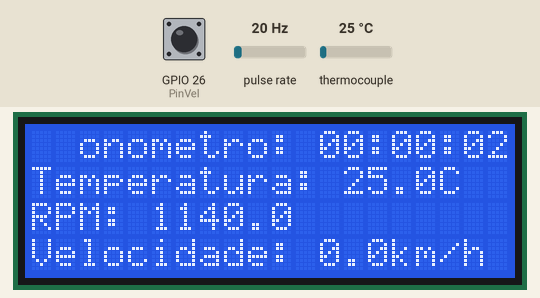
The sketch below on a simulated ESP32. Parts: 20×4 character LCD. Wiring (inferred from the names in the program): pulse sensor: data GPIO 25. The inputs (shaded band) are chosen by the test bench; at power-on: thermocouple 25 °C, GPIO 26 (PinVel) HIGH, pulse rate 20 Hz. Storage starts empty.

Above: at 2.8 s.
2.9 s: thermocouple set to 6 °C
At 4.4 s:
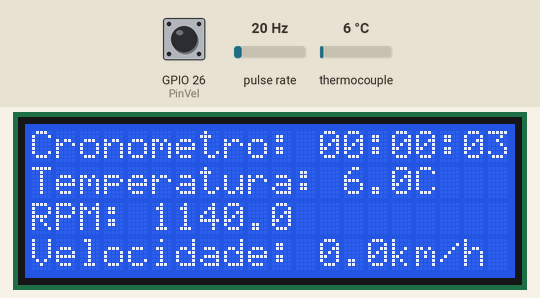
5.9 s: GPIO 26 (PinVel) pulled LOW for 0.15 s
At 7.4 s:
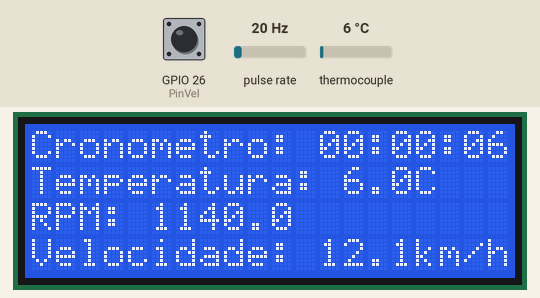
8.1 s: thermocouple set to 8 °C
At 9.4 s:
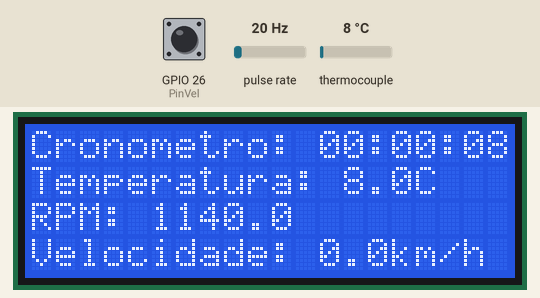
10.1 s: thermocouple set to 11 °C
At 11.4 s:
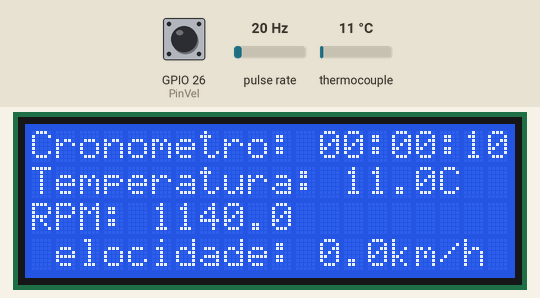
12.1 s: thermocouple set to 95 °C
At 13.3 s:
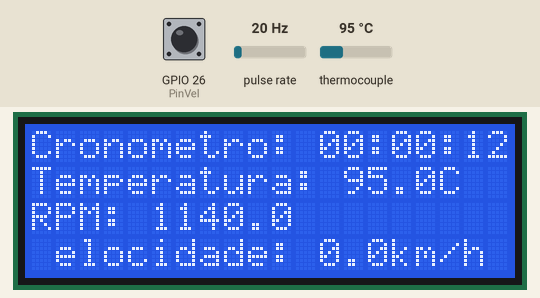
14.1 s: thermocouple set to 105 °C
At 15.4 s:
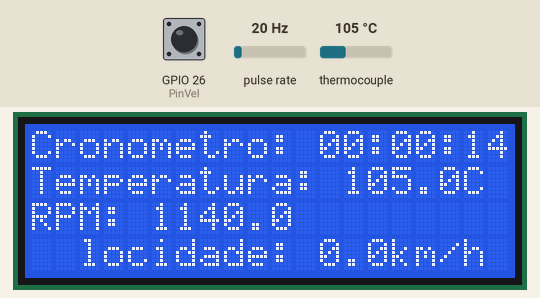
Timing chart, 0 to 17.1 s (numbered marks = the images above; inputs shaded):
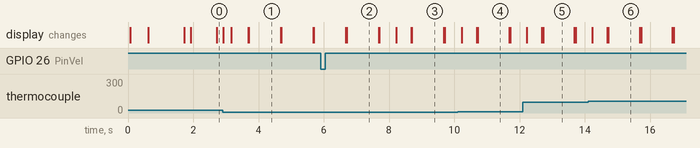

Measured:
- the behaviour switches between 9 and 10 °C on thermocouple (found by bisection; images 3 and 4)
- the behaviour switches between 99 and 100 °C on thermocouple (found by bisection; images 5 and 6)
- after the input at 5.9 s, the display: first changes after 0.78 s (image 2 shows a later state)
- after the input at 10.1 s, the display: first changes after 0.12 s (image 4 shows a later state)
- after the input at 14.1 s, the display: first changes after 0.12 s (image 6 shows a later state)
- what the display in image 1 shows lasts 1.0 s, from 3.7 s to 4.7 s

The sketch:

Indoor_24.ino
```cpp
#include "max6675.h"
#include <Wire.h>
#include <SPI.h>
#include <SD.h>
#include <LiquidCrystal_I2C.h>

// LCD I2C
LiquidCrystal_I2C lcd(0x27, 20, 4);

// Variáveis RPM e Velocidade
volatile int rpmcount = 0;
volatile int velcount = 0;
float rpm = 0;
float vel = 0;
float d = 0.5334;  // diâmetro da roda em metros

int PinRPM = 25;
int PinVel = 26;

// Termopar MAX6675
int thermoSO = 4;
int thermoCS = 2;
int thermoCLK = 15;
MAX6675 thermocouple(thermoCLK, thermoCS, thermoSO);

// Cronômetro
unsigned long startMillis = 0;
unsigned long lastCalcMillis = 0;
unsigned long lastDisplayMillis = 0;

// SD Card
const int chipSelect = 5;
File dataFile;
char filename[20];

// Funções de interrupção
void IRAM_ATTR rpm_fan() { rpmcount++; }
void IRAM_ATTR vel_fan() { velcount++; }

// Gera nome de arquivo único
void gerarNomeArquivo() {
  for (int i = 1; i < 100; i++) {
    sprintf(filename, "/dados_%02d.csv", i);
    if (!SD.exists(filename)) {
      dataFile = SD.open(filename, FILE_WRITE);
      if (dataFile) {
        dataFile.println("Tempo,Temperatura,RPM,Velocidade");
        dataFile.close();
      }
      break;
    }
  }
}

void setup() {
  Serial.begin(115200);

  // LCD
  lcd.init();
  lcd.backlight();

  // Sensores
  pinMode(PinRPM, INPUT_PULLUP);
  attachInterrupt(digitalPinToInterrupt(PinRPM), rpm_fan, FALLING);
  pinMode(PinVel, INPUT_PULLUP);
  attachInterrupt(digitalPinToInterrupt(PinVel), vel_fan, FALLING);

  delay(500);  // Estabilização do MAX6675
  startMillis = millis();

  // SD Card
  lcd.setCursor(0, 0);
  lcd.print("Iniciando SD...");
  if (!SD.begin(chipSelect)) {
    Serial.println("Erro ao iniciar SD");
    lcd.setCursor(0, 1);
    lcd.print("SD NAO INICIADO");
  } else {
    lcd.setCursor(0, 1);
    lcd.print("SD OK, criando arq");
    gerarNomeArquivo();
    delay(1000);
  }

  lcd.clear();
}

void loop() {
  unsigned long currentMillis = millis();

  // Cronômetro
  unsigned long elapsed = currentMillis - startMillis;
  unsigned long seconds = (elapsed / 1000) % 60;
  unsigned long minutes = (elapsed / 60000) % 60;
  unsigned long hours   = (elapsed / 3600000);

  // Atualiza display a cada 250ms
  if (currentMillis - lastDisplayMillis >= 250) {
    lastDisplayMillis = currentMillis;

    lcd.setCursor(0, 0);
    lcd.print("Cronometro: ");
    lcd.print(hours < 10 ? "0" : ""); lcd.print(hours); lcd.print(":");
    lcd.print(minutes < 10 ? "0" : ""); lcd.print(minutes); lcd.print(":");
    lcd.print(seconds < 10 ? "0" : ""); lcd.print(seconds);

    float temperatura = thermocouple.readCelsius();
    if (isnan(temperatura)) temperatura = -1.0;

    lcd.setCursor(0, 1);
    lcd.print("Temperatura: ");
    lcd.print(temperatura, 1);
    lcd.print("C   ");
  }

  // Cálculo RPM, Velocidade e gravação SD a cada 1 segundo
  if (currentMillis - lastCalcMillis >= 1000) {
    lastCalcMillis = currentMillis;

    detachInterrupt(digitalPinToInterrupt(PinRPM));
    detachInterrupt(digitalPinToInterrupt(PinVel));

    rpm = rpmcount * 60.0;
    vel = velcount * 2 * 3.1416 * d * 3.6;

    rpmcount = 0;
    velcount = 0;

    lcd.setCursor(0, 2);
    lcd.print("RPM: ");
    lcd.print(rpm, 1);
    lcd.print("       ");

    lcd.setCursor(0, 3);
    lcd.print("Velocidade: ");
    lcd.print(vel, 1);
    lcd.print("km/h   ");

    // Gravação no SD
    float temperatura = thermocouple.readCelsius();
    if (isnan(temperatura)) temperatura = -1.0;

    dataFile = SD.open(filename, FILE_WRITE);
    if (dataFile) {
      char buffer[64];
      sprintf(buffer, "%02lu:%02lu:%02lu,%.1f,%.1f,%.1f", hours, minutes, seconds, temperatura, rpm, vel);
      dataFile.println(buffer);
      dataFile.close();
    } else {
      Serial.println("Erro ao gravar no SD");
    }

    attachInterrupt(digitalPinToInterrupt(PinRPM), rpm_fan, FALLING);
    attachInterrupt(digitalPinToInterrupt(PinVel), vel_fan, FALLING);
  }
}
```
